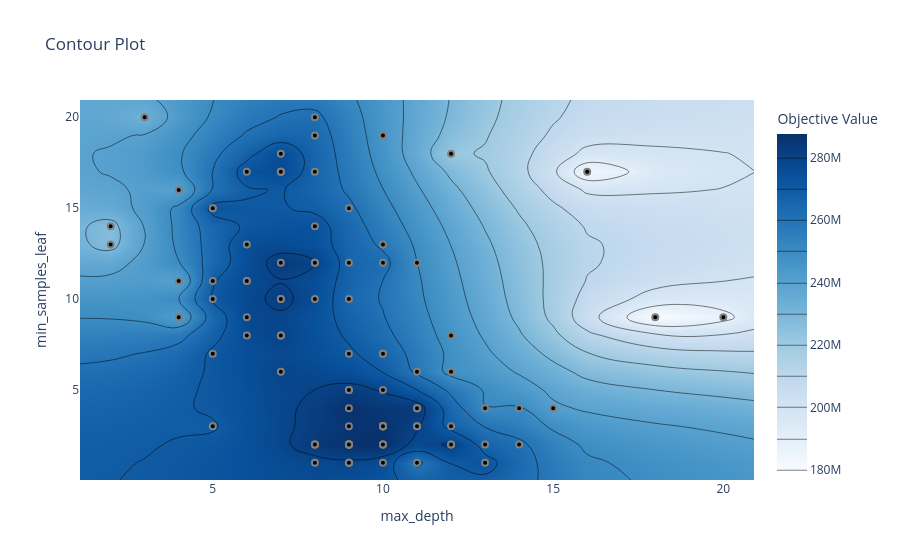

Notebook code cell kept with this figure:
### Code cell
plot_contour(study, params=["max_depth", "min_samples_leaf"])

### Figure 1 — Plotly figure (JSON) as saved in the notebook; plotly's stock layout.template omitted (floating-point values rounded to 4 significant figures; data arrays with more than 128 entries replaced by an {"elided": "..."} marker saying what was removed)
{"data": [{"colorbar": {"title": {"text": "Objective Value"}}, "colorscale": [[0, "rgb(247,251,255)"], [0.125, "rgb(222,235,247)"], [0.25, "rgb(198,219,239)"], [0.375, "rgb(158,202,225)"], [0.5, "rgb(107,174,214)"], [0.625, "rgb(66,146,198)"], [0.75, "rgb(33,113,181)"], [0.875, "rgb(8,81,156)"], [1, "rgb(8,48,107)"]], "connectgaps": true, "contours": {"coloring": "heatmap"}, "hoverinfo": "none", "line": {"smoothing": 1.3}, "reversescale": false, "type": "contour", "x": [1.1, 2, 3, 4, 5, 6, 7, 8, 9, 10, 11, 12, 13, 14, 15, 16, 18, 20, 20.9], "y": [0.05, 1, 2, 3, 4, 5, 6, 7, 8, 9, 10, 11, 12, 13, 14, 15, 16, 17, 18, 19, 20, 20.95], "z": {"elided": "22x19 float values"}}, {"marker": {"color": "black", "line": {"color": "Gray", "width": 2}}, "mode": "markers", "name": "Feasible Trial", "showlegend": false, "type": "scatter", "x": [10, 14, 12, 5, 5, 15, 16, 5, 20, 12, 8, 2, 5, 2, 6, 8, 7, 8, 7, 10, 10, 7, 7, 3, 9, 12, 4, 7, 7, 9, 11, 7, 6, 4, 6, 6, 4, 9, 6, 13, 18, 6, 5, 8, 8, 10, 8, 11, 9, 8, 11, 7, 7, 7, 5, 7, 9, 10, 9, 10, 14, 9, 9, 12, 10, 10, 10, 11, 13, 10, 10, 10, 10, 12, 10, 11, 10, 12, 13, 11, 10, 10, 11, 9, 10, 9, 9, 9, 8, 9, 9, 9, 9, 9, 8, 9, 8, 9, 8, 9], "y": [7, 2, 8, 3, 15, 4, 17, 11, 9, 6, 20, 13, 15, 14, 17, 19, 17, 17, 18, 12, 19, 17, 17, 20, 15, 18, 16, 10, 10, 10, 6, 12, 11, 11, 9, 8, 9, 7, 13, 4, 9, 11, 10, 12, 12, 13, 14, 12, 12, 10, 1, 8, 8, 8, 7, 6, 5, 7, 5, 3, 4, 2, 3, 2, 3, 3, 3, 3, 1, 3, 3, 3, 2, 2, 2, 4, 1, 3, 2, 4, 5, 3, 3, 1, 2, 2, 2, 2, 2, 2, 2, 2, 2, 1, 2, 1, 2, 2, 1, 4]}, {"marker": {"color": "#cccccc", "line": {"color": "Gray", "width": 2}}, "mode": "markers", "name": "Infeasible Trial", "showlegend": false, "type": "scatter", "x": [], "y": []}], "layout": {"title": {"text": "Contour Plot"}, "xaxis": {"range": [1.1, 20.9], "title": {"text": "max_depth"}}, "yaxis": {"range": [0.05, 20.95], "title": {"text": "min_samples_leaf"}}}}
